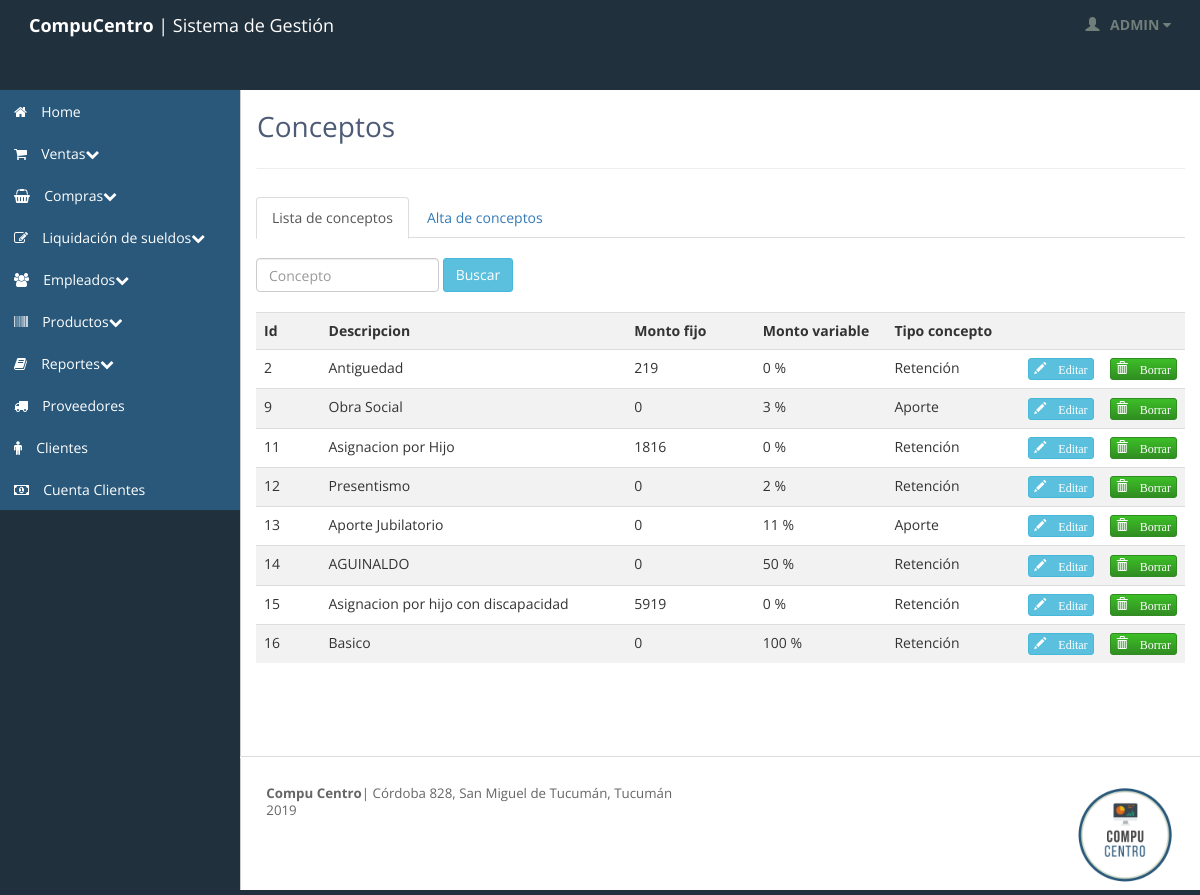
The page /conceptos.php (signed in) on the database its author committed.
### tables this page shows
CREATE TABLE `concepto` (
  `idconcepto` int(11) NOT NULL,
  `descripcionconcepto` varchar(45) DEFAULT NULL,
  `montofijo` float DEFAULT NULL,
  `tipoconcepto` int(1) DEFAULT NULL,
  `montovariable` float DEFAULT NULL,
  `estado` int(11) DEFAULT NULL
);

### inc_conceptos/inc_concepto_query.php (called while the page is built, shortened)
<?php
if (isset($_GET['busca_concepto']) && $_GET['busca_concepto']!='') {
	$busca_concepto = $_GET['busca_concepto'];
	if (is_numeric($busca_concepto)) {
		$q_concepto=mysql_query("SELECT * FROM concepto
			WHERE idconcepto=$busca_concepto OR descripcionconcepto LIKE '%$busca_concepto%' AND estado=1  ORDER BY descripcionconcepto");
	}
	else {
		$q_concepto=mysql_query("SELECT * FROM concepto
			WHERE descripcionconcepto LIKE '%$busca_concepto%' AND estado=1 ");
	}
}
else{
	$q_concepto=mysql_query("SELECT * FROM concepto WHERE estado=1");
}
?>

### inc_conceptos/inc_concepto_grid.php (the view)
<?php include "inc_concepto_query.php" ?>
<?php
	 $num_total_registros = mysql_num_rows($q_concepto);
	if ($num_total_registros>0) {?>
		<table class="table">
			<tr>
				<th class="col-xs-1 col-sm-1 col-md-1 col-lg-1">Id</th>
				<th class="col-xs-5 col-sm-5 col-md-5 col-lg-5">Descripcion</th>
				<th class="col-xs-2 col-sm-2 col-md-2 col-lg-2">Monto fijo</th>
				<th class="col-xs-2 col-sm-2 col-md-2 col-lg-2">Monto variable</th>
				<th class="col-xs-2 col-sm-2 col-md-2 col-lg-2">Tipo concepto</th>
				<th class="col-xs-1 col-sm-1 col-md-1 col-lg-1"></th>
				<th class="col-xs-1 col-sm-1 col-md-1 col-lg-1"></th>
			</tr>
<?php
	 while ($row_concepto=mysql_fetch_array($q_concepto)) { ?>
	 	<tr>
	 		<td class="col-xs-1 col-sm-1 col-md-1 col-lg-1"><?php echo $row_concepto['idconcepto'] ?></td>
	 		<td class="col-xs-5 col-sm-5 col-md-5 col-lg-5"><?php echo $row_concepto['descripcionconcepto'] ?></td>
	 		<td class="col-xs-2 col-sm-2 col-md-2 col-lg-2"><?php echo $row_concepto['montofijo'] ?></td>
	 		<td class="col-xs-2 col-sm-2 col-md-2 col-lg-2"><?php echo $row_concepto['montovariable']." %" ?></td>
	 		<td class="col-xs-2 col-sm-2 col-md-2 col-lg-2">
	 		<?php if ($row_concepto['tipoconcepto']==0){
	 		 echo "Retenci&oacute;n";
	 		 }
	 		 else {
	 		 	echo "Aporte";
	 		  }  ?>
	 		 </td>
	 		<td class="col-xs-1 col-sm-1 col-md-1 col-lg-1"><a href="concepto_edicion.php?idconcepto=<?php echo $row_concepto['idconcepto']; ?>"><button type="button" class= "btn btn-info btn-xs"> <span class="glyphicon glyphicon-pencil"> Editar</span> </button></a></td>
	 		<td class="col-xs-1 col-sm-1 col-md-1 col-lg-1"><a href="concepto_eliminar.php?idconcepto=<?php echo $row_concepto['idconcepto']; ?>"><button type="button" class= "btn btn-primary btn-xs"><span class="glyphicon glyphicon-trash"> Borrar </span></button></a></td>
	 	</tr>
	 <?php 	}
	 }	?>
	</table>

### stylesheets/theme.css (style rules this page uses)
body { background: #20303c; background-position: initial initial; background-repeat: initial initial; margin: 0px; padding: 0px; }
body, h1, h2, h3, h4, h5, h6, p, a, .h1, .h2, .h3, .h4, .h5, .h6 { font-family: 'Open Sans', helvetica, arial, sans-serif; }
tr:nth-child(2n+1) { background-color: #F2F2F3; }
.btn { -webkit-border-radius: 3px; -moz-border-radius: 3px; border-radius: 3px; }
.btn-primary { background-color: #318D22; background-image: -webkit-gradient(linear, 0 0, 0 100%, from(#3CBF27), to(#318D22)); border: 1px solid #318D22; font-weight: normal; }

### rows shown on the page
concepto: idconcepto "2", descripcionconcepto "Antiguedad", montofijo "219", montovariable "0", tipoconcepto "Retención"
concepto: idconcepto "9", descripcionconcepto "Obra Social", montofijo "0", montovariable "3", tipoconcepto "Aporte"
concepto: idconcepto "11", descripcionconcepto "Asignacion por Hijo", montofijo "1816", montovariable "0", tipoconcepto "Retención"
concepto: idconcepto "12", descripcionconcepto "Presentismo", montofijo "0", montovariable "2", tipoconcepto "Retención"
concepto: idconcepto "13", descripcionconcepto "Aporte Jubilatorio", montofijo "0", montovariable "11", tipoconcepto "Aporte"
concepto: idconcepto "14", descripcionconcepto "AGUINALDO", montofijo "0", montovariable "50", tipoconcepto "Retención"
concepto: idconcepto "15", descripcionconcepto "Asignacion por hijo con discapacidad", montofijo "5919", montovariable "0", tipoconcepto "Retención"
concepto: idconcepto "16", descripcionconcepto "Basico", montofijo "0", montovariable "100", tipoconcepto "Retención"

### other values the page prints
$_SESSION["usuarioactual"] "ADMIN"
